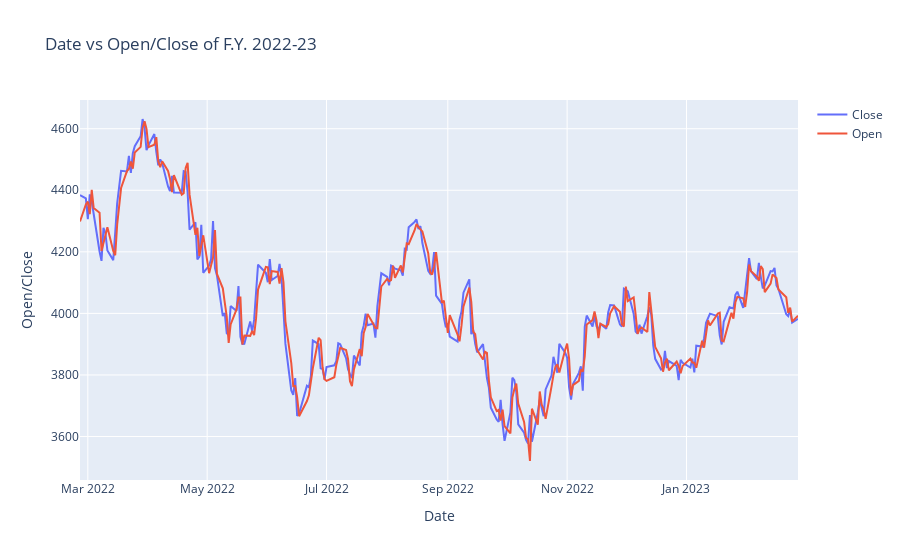

Source (notebook cell):
### Code cell
# Create a scatter plot of the 'Close' column
fig = go.Figure(data=go.Scatter(x=df['Date'][:252], y=df['Close'][:252], mode='lines', name = 'Close'))

# Add a second scatter plot of the 'Open' column to the same figure
fig.add_scatter(x=df['Date'][:252], y=df['Open'][:252], name = 'Open')

# Update the layout of the figure
fig.update_layout(title='Date vs Open/Close of F.Y. 2022-23', xaxis_title='Date', yaxis_title='Open/Close')

# Display the figure
fig.show()

### Figure 1 — Plotly figure (JSON) as saved in the notebook; plotly's stock layout.template omitted (floating-point values rounded to 4 significant figures; data arrays with more than 128 entries replaced by an {"elided": "..."} marker saying what was removed)
{"data": [{"mode": "lines", "name": "Close", "type": "scatter", "x": {"elided": "252 str values"}, "y": {"elided": "252 float values"}}, {"name": "Open", "type": "scatter", "x": {"elided": "252 str values"}, "y": {"elided": "252 float values"}}], "layout": {"title": {"text": "Date vs Open/Close of F.Y. 2022-23"}, "xaxis": {"title": {"text": "Date"}}, "yaxis": {"title": {"text": "Open/Close"}}}}
